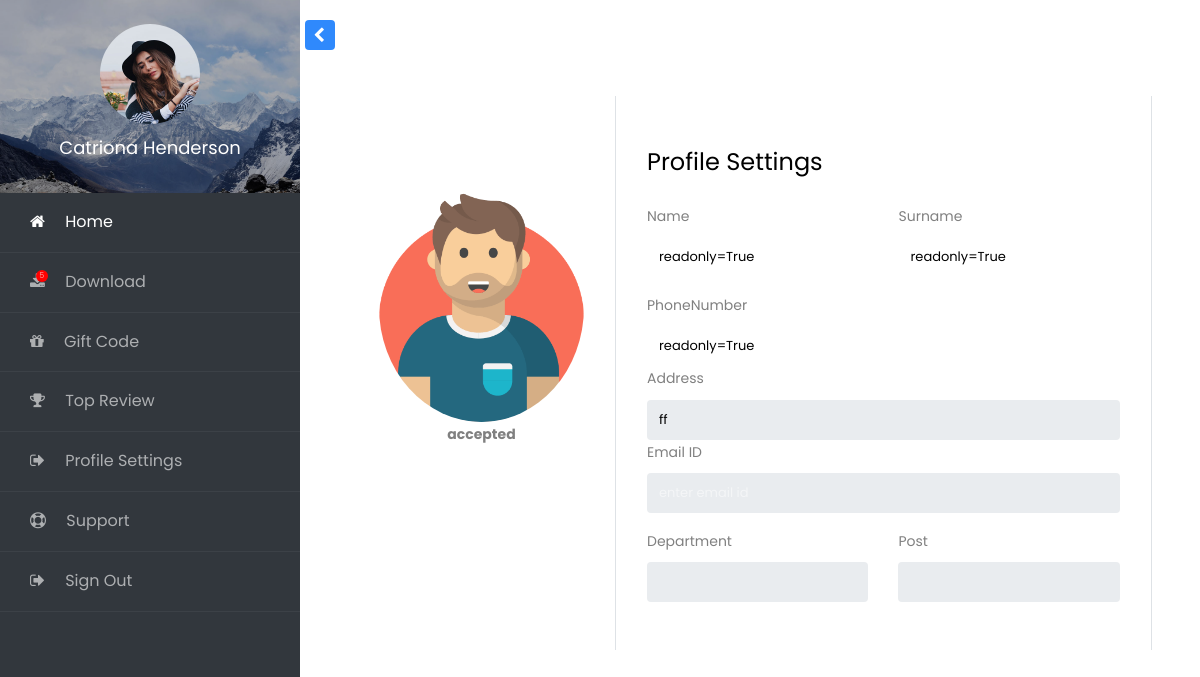
The app's page /payroll/hrprofile/5 (signed in) with its own data.
### payroll/models.py (models this page shows, shortened)
class hrProfile(models.Model):
    user=models.OneToOneField(User,null=True,on_delete=models.CASCADE)
    full_name = models.CharField(max_length=50,null = True)
    profile_pic=models.ImageField(upload_to='images/profile', blank = True, default='images/profile/default2.jpeg')
    phone_number = models.CharField(max_length=12,null=True,blank=True)
    address=models.TextField(blank = True, max_length=255)
    company_name = models.CharField(max_length=255,blank=True,null=True)
    year_of_registration = models.DateField(null=True)

class User(AbstractUser):
    is_employee = models.BooleanField(default=False)
    is_hr = models.BooleanField(default=False)

### payroll/views.py (the view)
# urls.py: path('hrprofile/<int:pk>',views.HrProfile,name='HrProfile'),
def HrProfile(request,pk):
    hrprofile=get_object_or_404(hrProfile,id=pk)
    context={
        'hr':hrprofile,
    }
    return render(request,'profile/hrProfile.html',context)

### payroll/templates/profile/hrProfile.html (shortened to what this page needs)
{%extends 'profile/baseprofile.html'%}
{% load static %}
{%block body%}
<div class="container rounded bg-white mt-5">
	<div class="row">
		<div class="col-md-4 border-right">
			<div class="d-flex flex-column align-items-center text-center p-3 py-5">
				<img class="rounded-circle mt-5 card-img" src="{{hr.profile_pic.url}}"><span class="font-weight-bold">{{hr.user.username}}</span>
			</div>
		</div>
		<div class="col-md-8 border-right">
			<div class="p-3 py-5">
				<div class="d-flex justify-content-between align-items-center mb-3">
					<h4 class="text-right">Profile Settings</h4>
				</div>
				<div class="row mt-2">
					<div class="col-md-6">
						<label class="labels">Name</label><input type="text" class="form-control" value={{hr.user.first_name}} readonly=True>
					</div>
					<div class="col-md-6">
						<label class="labels">Surname</label><input type="text" class="form-control" value={{hr.user.last_name}} readonly=True>
					</div>
				</div>
				<div class="row mt-3">
					<div class="col-md-12">
						<label class="labels">PhoneNumber</label><input type="text" class="form-control" value={{hr.phone}} readonly=True>
					</div>
					<div class="col-md-12">
						<label class="labels">Address</label><input type="text" class="form-control" value="{{hr.address}}" readonly=True>
					</div>
					<div class="col-md-12">
						<label class="labels">Email ID</label><input type="text" class="form-control" placeholder="enter email id" value="{{hr.user.email}}"readonly=True>
					</div>
				</div>
				<div class="row mt-3">
					<div class="col-md-6">
						<label class="labels">Department</label><input type="text" class="form-control" value="{{hr.department}}" readonly=True>
					</div>
					<div class="col-md-6">
						<label class="labels">Post</label><input type="text" class="form-control" value="{{hr.post}}" readonly=True>
					</div>
				</div>
			</div>
			</div>
		</div>
	</div>
</div>
</div>
{%endblock body%}

### records on screen
hrProfile: profile_pic (picture), user.username "accepted", address "ff"
